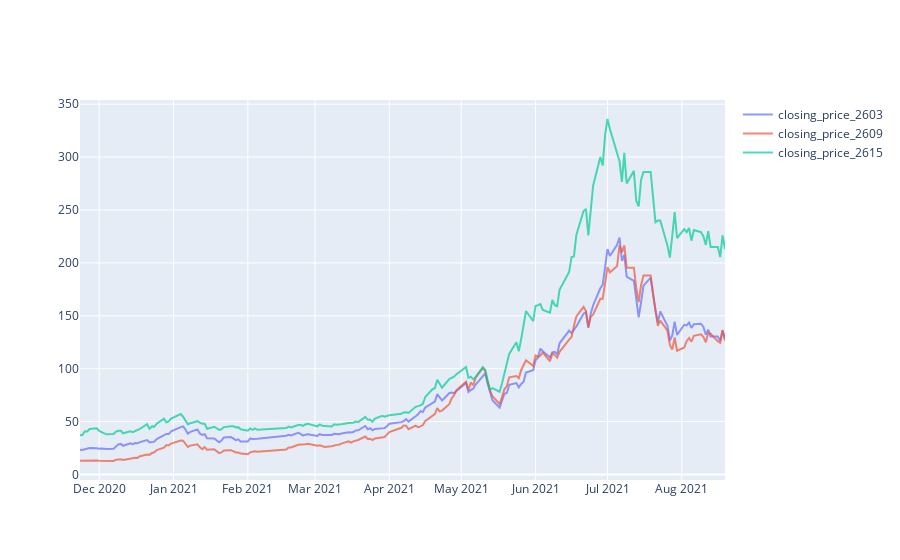

The code cell stored with this chart in its notebook:
### Code cell
# https://plotly.com/python/line-and-scatter/

fig = go.Figure()

# Add traces
fig.add_trace(go.Scatter(x=df_2603_price.index,
           y=df_2603_price['收盤價'],
           mode='lines',
           opacity=0.7,
           name='closing_price_2603',
           textposition='bottom center'))
fig.add_trace(go.Scatter(x=df_2609_price.index,
           y=df_2609_price['收盤價'],
           mode='lines',
           opacity=0.7,
           name='closing_price_2609',
           textposition='bottom center'))
fig.add_trace(go.Scatter(x=df_2615_price.index,
           y=df_2615_price['收盤價'],
           mode='lines',
           opacity=0.7,
           name='closing_price_2615',
           textposition='bottom center'))


fig.show()

### Figure 1 — Plotly figure (JSON) as saved in the notebook; plotly's stock layout.template omitted (floating-point values rounded to 4 significant figures; data arrays with more than 128 entries replaced by an {"elided": "..."} marker saying what was removed)
{"data": [{"mode": "lines", "name": "closing_price_2603", "opacity": 0.7, "textposition": "bottom center", "type": "scatter", "x": {"elided": "181 str values"}, "y": {"elided": "181 float values"}}, {"mode": "lines", "name": "closing_price_2609", "opacity": 0.7, "textposition": "bottom center", "type": "scatter", "x": {"elided": "181 str values"}, "y": {"elided": "181 float values"}}, {"mode": "lines", "name": "closing_price_2615", "opacity": 0.7, "textposition": "bottom center", "type": "scatter", "x": {"elided": "181 str values"}, "y": {"elided": "181 float values"}}], "layout": {}}
